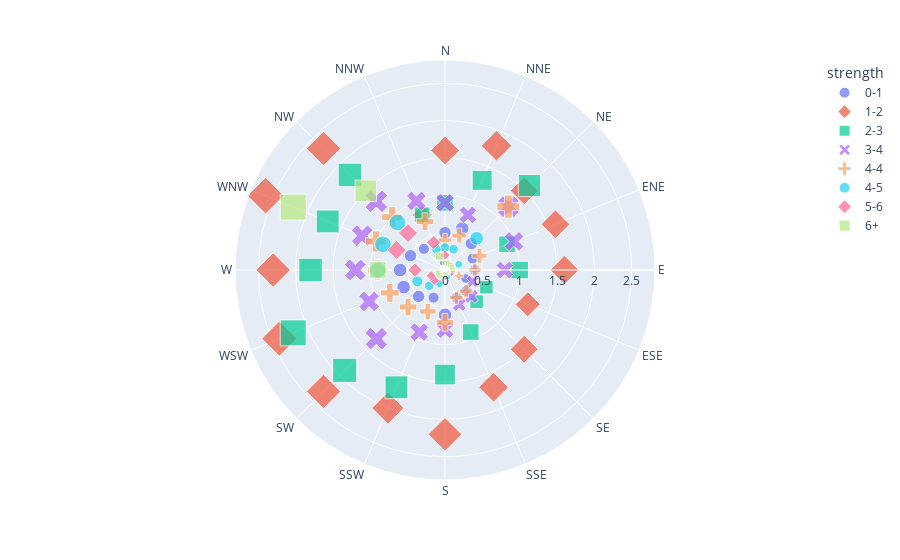

The code cell stored with this chart in its notebook:
### Markdown cell above
# Polar Chart

### Code cell
# Polar charts display data radially 
# Let's plot wind data based on direction and frequency
# You can change size and auto-generate different symbols as well
df_wind = px.data.wind()
px.scatter_polar(
    df_wind,
    r="frequency",
    theta="direction",
    color="strength",
    size="frequency",
    symbol="strength"
)

### Figure 1 — Plotly figure (JSON) as saved in the notebook; plotly's stock layout.template omitted (floating-point values rounded to 4 significant figures)
{"data": [{"hovertemplate": "strength=0-1<br>frequency=%{marker.size}<br>direction=%{theta}<extra></extra>", "legendgroup": "0-1", "marker": {"color": "#636efa", "size": [0.5, 0.6, 0.5, 0.4, 0.4, 0.3, 0.4, 0.4, 0.6, 0.4, 0.5, 0.6, 0.6, 0.5, 0.4, 0.1], "sizemode": "area", "sizeref": 0.0065, "symbol": "circle"}, "mode": "markers", "name": "0-1", "r": [0.5, 0.6, 0.5, 0.4, 0.4, 0.3, 0.4, 0.4, 0.6, 0.4, 0.5, 0.6, 0.6, 0.5, 0.4, 0.1], "showlegend": true, "subplot": "polar", "theta": ["N", "NNE", "NE", "ENE", "E", "ESE", "SE", "SSE", "S", "SSW", "SW", "WSW", "W", "WNW", "NW", "NNW"], "type": "scatterpolar"}, {"hovertemplate": "strength=1-2<br>frequency=%{marker.size}<br>direction=%{theta}<extra></extra>", "legendgroup": "1-2", "marker": {"color": "#EF553B", "size": [1.6, 1.8, 1.5, 1.6, 1.6, 1.2, 1.5, 1.7, 2.2, 2, 2.3, 2.4, 2.3, 2.6, 2.3, 0.8], "sizemode": "area", "sizeref": 0.0065, "symbol": "diamond"}, "mode": "markers", "name": "1-2", "r": [1.6, 1.8, 1.5, 1.6, 1.6, 1.2, 1.5, 1.7, 2.2, 2, 2.3, 2.4, 2.3, 2.6, 2.3, 0.8], "showlegend": true, "subplot": "polar", "theta": ["N", "NNE", "NE", "ENE", "E", "ESE", "SE", "SSE", "S", "SSW", "SW", "WSW", "W", "WNW", "NW", "NNW"], "type": "scatterpolar"}, {"hovertemplate": "strength=2-3<br>frequency=%{marker.size}<br>direction=%{theta}<extra></extra>", "legendgroup": "2-3", "marker": {"color": "#00cc96", "size": [0.9, 1.3, 1.6, 0.9, 1, 0.6, 0.6, 0.9, 1.4, 1.7, 1.9, 2.2, 1.8, 1.7, 1.8, 0.8], "sizemode": "area", "sizeref": 0.0065, "symbol": "square"}, "mode": "markers", "name": "2-3", "r": [0.9, 1.3, 1.6, 0.9, 1, 0.6, 0.6, 0.9, 1.4, 1.7, 1.9, 2.2, 1.8, 1.7, 1.8, 0.8], "showlegend": true, "subplot": "polar", "theta": ["N", "NNE", "NE", "ENE", "E", "ESE", "SE", "SSE", "S", "SSW", "SW", "WSW", "W", "WNW", "NW", "NNW"], "type": "scatterpolar"}, {"hovertemplate": "strength=3-4<br>frequency=%{marker.size}<br>direction=%{theta}<extra></extra>", "legendgroup": "3-4", "marker": {"color": "#ab63fa", "size": [0.9, 0.8, 1.2, 1, 0.8, 0.4, 0.5, 0.5, 0.8, 0.9, 1.3, 1.1, 1.2, 1.2, 1.3, 1], "sizemode": "area", "sizeref": 0.0065, "symbol": "x"}, "mode": "markers", "name": "3-4", "r": [0.9, 0.8, 1.2, 1, 0.8, 0.4, 0.5, 0.5, 0.8, 0.9, 1.3, 1.1, 1.2, 1.2, 1.3, 1], "showlegend": true, "subplot": "polar", "theta": ["N", "NNE", "NE", "ENE", "E", "ESE", "SE", "SSE", "S", "SSW", "SW", "WSW", "W", "WNW", "NW", "NNW"], "type": "scatterpolar"}, {"hovertemplate": "strength=4-4<br>frequency=%{marker.size}<br>direction=%{theta}<extra></extra>", "legendgroup": "4-4", "marker": {"color": "#FFA15A", "size": [0.4, 0.5, 1.2, 0.5, 0.4, 0.2, 0.4, 0.4, 0.7, 0.6, 0.7, 0.8, 0.9, 1, 1, 0.7], "sizemode": "area", "sizeref": 0.0065, "symbol": "cross"}, "mode": "markers", "name": "4-4", "r": [0.4, 0.5, 1.2, 0.5, 0.4, 0.2, 0.4, 0.4, 0.7, 0.6, 0.7, 0.8, 0.9, 1, 1, 0.7], "showlegend": true, "subplot": "polar", "theta": ["N", "NNE", "NE", "ENE", "E", "ESE", "SE", "SSE", "S", "SSW", "SW", "WSW", "W", "WNW", "NW", "NNW"], "type": "scatterpolar"}, {"hovertemplate": "strength=4-5<br>frequency=%{marker.size}<br>direction=%{theta}<extra></extra>", "legendgroup": "4-5", "marker": {"color": "#19d3f3", "size": [0.3, 0.3, 0.6, 0.2, 0.1, 0.1, 0.05, 0.1, 0.1, 0.2, 0.3, 0.4, 0.9, 0.9, 0.9, 0.3], "sizemode": "area", "sizeref": 0.0065, "symbol": "circle"}, "mode": "markers", "name": "4-5", "r": [0.3, 0.3, 0.6, 0.2, 0.1, 0.1, 0.05, 0.1, 0.1, 0.2, 0.3, 0.4, 0.9, 0.9, 0.9, 0.3], "showlegend": true, "subplot": "polar", "theta": ["N", "NNE", "NE", "ENE", "E", "ESE", "SE", "SSE", "S", "SSW", "SW", "WSW", "W", "WNW", "NW", "NNW"], "type": "scatterpolar"}, {"hovertemplate": "strength=5-6<br>frequency=%{marker.size}<br>direction=%{theta}<extra></extra>", "legendgroup": "5-6", "marker": {"color": "#FF6692", "size": [0.2, 0.1, 0.1, 0.1, 0.1, 0.1, 0.05, 0.05, 0.1, 0.05, 0.2, 0.2, 0.4, 0.7, 0.7, 0.4], "sizemode": "area", "sizeref": 0.0065, "symbol": "diamond"}, "mode": "markers", "name": "5-6", "r": [0.2, 0.1, 0.1, 0.1, 0.1, 0.1, 0.05, 0.05, 0.1, 0.05, 0.2, 0.2, 0.4, 0.7, 0.7, 0.4], "showlegend": true, "subplot": "polar", "theta": ["N", "NNE", "NE", "ENE", "E", "ESE", "SE", "SSE", "S", "SSW", "SW", "WSW", "W", "WNW", "NW", "NNW"], "type": "scatterpolar"}, {"hovertemplate": "strength=6+<br>frequency=%{marker.size}<br>direction=%{theta}<extra></extra>", "legendgroup": "6+", "marker": {"color": "#B6E880", "size": [0.1, 0.1, 0.1, 0.1, 0.1, 0.05, 0.05, 0.05, 0.05, 0.1, 0.1, 0.1, 0.9, 2.2, 1.5, 0.2], "sizemode": "area", "sizeref": 0.0065, "symbol": "square"}, "mode": "markers", "name": "6+", "r": [0.1, 0.1, 0.1, 0.1, 0.1, 0.05, 0.05, 0.05, 0.05, 0.1, 0.1, 0.1, 0.9, 2.2, 1.5, 0.2], "showlegend": true, "subplot": "polar", "theta": ["N", "NNE", "NE", "ENE", "E", "ESE", "SE", "SSE", "S", "SSW", "SW", "WSW", "W", "WNW", "NW", "NNW"], "type": "scatterpolar"}], "layout": {"autosize": true, "legend": {"itemsizing": "constant", "title": {"text": "strength"}, "tracegroupgap": 0}, "margin": {"t": 60}, "polar": {"angularaxis": {"direction": "clockwise", "rotation": 90, "type": "category"}, "domain": {"x": [0, 1], "y": [0, 1]}, "radialaxis": {"autorange": true, "range": [0, 2.895], "type": "linear"}}}}
